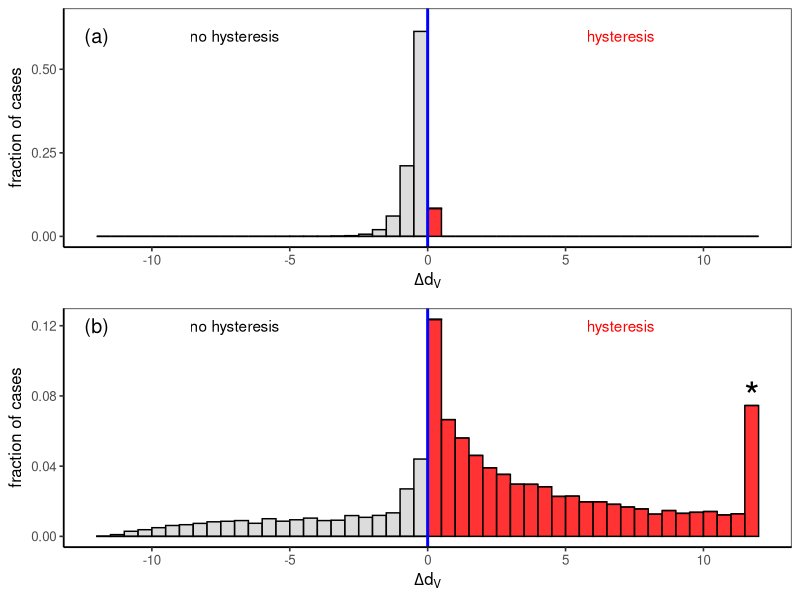

Source code (R):
library(ggplot2)
require(ggpubr)

mod1<-read.table("mod1_all.csv",header=T,sep=",")
mod1_v2<-read.table("mod1_v2_all.csv",header=T,sep=",")

mod1<-rbind(mod1,mod1_v2)

mod1$hyst_diffeqm<-ifelse(((mod1$critC_diffeqm<900)&(mod1$critM_diffeqm<900)),1,0)
mod1$hyst_diffeqm<-ifelse((mod1$critC_diffeqm<mod1$critM_diffeqm)&(mod1$hyst_diffeqm==1),1,0)
mod1$hyst_unstable<-ifelse(((mod1$critC_unstable<900)&(mod1$critM_unstable<900)),1,0)
mod1$hyst_Cmax<-ifelse((mod1$critC_Cmax < mod1$critM_Cmax),1,0)

mod1$delta_dV_unstable<-ifelse(mod1$hyst_unstable==1,mod1$critM_unstable-mod1$critC_unstable,999)
mod1$delta_dV_diffeqm<-ifelse(mod1$hyst_diffeqm==1,mod1$critM_diffeqm-mod1$critC_diffeqm,999)
mod1$delta_dV_Cmax<-mod1$critM_Cmax - mod1$critC_Cmax

mod1$new_hyst<-mod1$hyst_diffeqm
mod1$new_delta_dV<-ifelse(mod1$new_hyst==1,mod1$delta_dV_diffeqm,mod1$delta_dV_Cmax)

#to calculate fraction of cases with hystersis:
sum(mod1$new_hyst)/nrow(mod1)
#to calculate maximum delta_dV
max(mod1$new_delta_dV)

#to calculate fraction of cases with abrupt phase shifts:
abrupt<-mod1[mod1$new_delta_dV<0.5,]
abrupt<-abrupt[abrupt$new_delta_dV> -0.5,]
nrow(abrupt)/nrow(mod1)

#junk<-mod1[mod1$hyst_diffeqm!=mod1$hyst_unstable,]
#junk<-mod1[(mod1$hyst_diffeqm+mod1$hyst_unstable+mod1$hyst_Cmax)!=3,]
#mod1$allhyst<-mod1$hyst_diffeqm+mod1$hyst_unstable+mod1$hyst_Cmax
#junk<-junk[junk$allhyst<3,]

#junk<-mod1[mod1$hyst_diffeqm!=mod1$hyst_unstable,]
#junk2<-junk[(junk$hyst_diffeqm==1)&(junk$hyst_unstable==0),]
#junk3<-mod1[mod1$hyst_unstable==1,]
#junk3$mydiff<-junk3$delta_dV_diffeqm-junk3$delta_dV_unstable
#junk3<-junk3[order(junk3$mydiff),]

################
mod2<-read.table("mod2_all.csv",header=T,sep=",")
mod2_v2<-read.table("mod2_v2_all.csv",header=T,sep=",")

mod2<-rbind(mod2,mod2_v2)

mod2$hyst_diffeqm<-ifelse(((mod2$critC_diffeqm<900)&(mod2$critM_diffeqm<900)),1,0)
mod2$hyst_diffeqm<-ifelse((mod2$critC_diffeqm<mod2$critM_diffeqm)&(mod2$hyst_diffeqm==1),1,0)
mod2$hyst_unstable<-ifelse(((mod2$critC_unstable<900)&(mod2$critM_unstable<900)),1,0)
mod2$hyst_Cmax<-ifelse((mod2$critC_Cmax < mod2$critM_Cmax),1,0)

mod2$delta_dV_unstable<-ifelse(mod2$hyst_unstable==1,mod2$critM_unstable-mod2$critC_unstable,999)
mod2$delta_dV_diffeqm<-ifelse(mod2$hyst_diffeqm==1,mod2$critM_diffeqm-mod2$critC_diffeqm,999)
mod2$delta_dV_Cmax<-mod2$critM_Cmax - mod2$critC_Cmax

mod2$new_hyst<-mod2$hyst_diffeqm
mod2$new_delta_dV<-ifelse(mod2$new_hyst==1,mod2$delta_dV_diffeqm,mod2$delta_dV_Cmax)


#junk<-mod2[mod2$hyst_diffeqm!=mod2$hyst_unstable,]



#to calculate fraction of cases with hystersis:
sum(mod2$new_hyst)/nrow(mod2)
#to calculate maximum delta_dV
max(mod1$new_delta_dV)

#to calculate fraction of cases with abrupt phase shifts:
abrupt<-mod1[mod1$new_delta_dV<0.5,]
abrupt<-abrupt[abrupt$new_delta_dV> -0.5,]
nrow(abrupt)/nrow(mod1)





####################

#install.packages("ggpubr")


tiff(file = "Fig2.tiff", width = 1800, height = 1800, units = "px", res = 300)
par(mfrow=c(2,1))
par(mar=c(5.1,4.5,2.5,2.1))
fig2a<-ggplot(data=mod1, aes(x=new_delta_dV, fill=as.factor(new_hyst))) +
  geom_histogram(aes(y=..count../sum(..count..)),
  				 breaks=seq(-12, 12, by = 0.5), 
                 col="black", 
                 alpha = .8) + 
  labs(x=expression(Delta*d["V"]), y="fraction of cases") + 
  xlim(c(-12,12)) +
  coord_cartesian(ylim=c(0, 0.65)) + 
    scale_y_continuous(breaks=seq(0, 0.65, 0.25))+
  scale_fill_manual(values=c("lightgray", "red"))+
  geom_vline(aes(xintercept=0),
             color="blue", linetype="solid", size=1)+
  theme_bw(base_size = 12, base_family = "Helvetica") + theme(panel.grid.major = element_blank(), panel.grid.minor = element_blank(), axis.line = element_line(color = "black")) + theme(legend.position="none")+
  annotate("text", x = 7, y = 0.6, label = "hysteresis",color="red") +
  annotate("text", x = -7, y = 0.6, label = "no hysteresis",color="black") +
  annotate("text", x = -12, y = 0.6, label = "(a)",size = 5, color="black")




fig2b<-ggplot(data=mod2, aes(x=new_delta_dV, fill=as.factor(new_hyst))) +
  geom_histogram(aes(y=..count../sum(..count..)),
  				 breaks=seq(-12, 12, by = 0.5), 
col="black",
alpha = .8) +
labs(x=expression(Delta*d["V"]), y="fraction of cases") +
xlim(c(-12,12)) +
scale_fill_manual(values=c("lightgray", "red"))+
geom_vline(aes(xintercept=0),
color="blue", linetype="solid", size=1)+
theme_bw(base_size = 12, base_family = "Helvetica") + theme(panel.grid.major = element_blank(), panel.grid.minor = element_blank(), axis.line = element_line(color = "black")) + theme(legend.position="none")+
annotate("text", x = 7, y = 0.12, label = "hysteresis",color="red") +
annotate("text", x = -7, y = 0.12, label = "no hysteresis",color="black") +
annotate("text", x = 11.75, y = 0.08, label = "*",size = 10, color="black") +
annotate("text", x = -12, y = 0.12, label = "(b)",size = 5, color="black")

ggarrange(fig2a,fig2b, 
          ncol = 1, nrow = 2)

dev.off()


